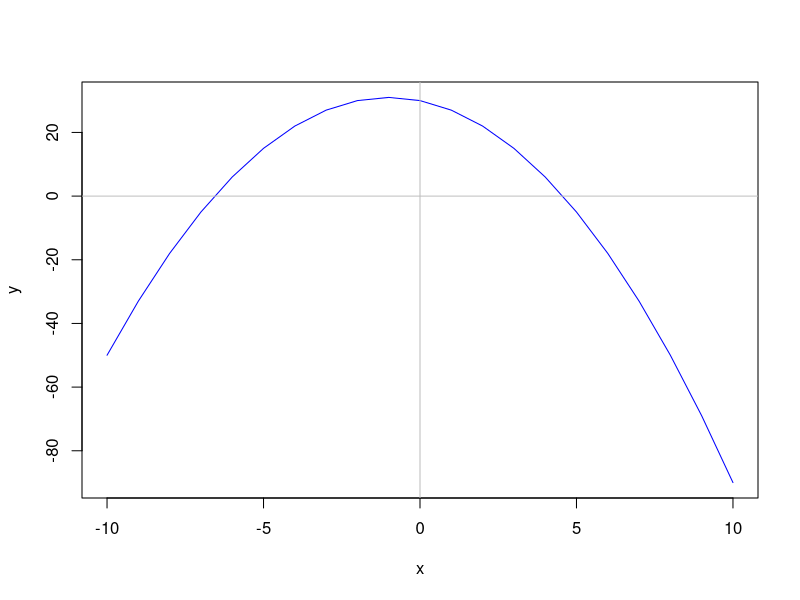

The R source for this figure:
# Chapter 2: Introduction to the R Language 

# basics
3 - 3 * (6 + 2)

diameter <- 150
pipe_area <- (pi / 4) * (diameter / 1000)^2
pipe_area

complaints <- c(12, 3, 23, 45, 2, 99, 1)
mean(complaints)

x <- -10:10
y <- -x^2 -2 * x + 30
plot(x, y, type = "l", col = "blue")
abline(h = 0, col = "grey")
abline(v = 0, col = "grey")

# Vector functions
flow <- c(12, 3, 23, 45, 2, 99, 1, 0)
abs(flow)
exp(flow)
factorial(flow)
log(flow, base = 10)
sqrt(flow)
sum(flow)
prod(flow)
min(flow)
max(flow)

